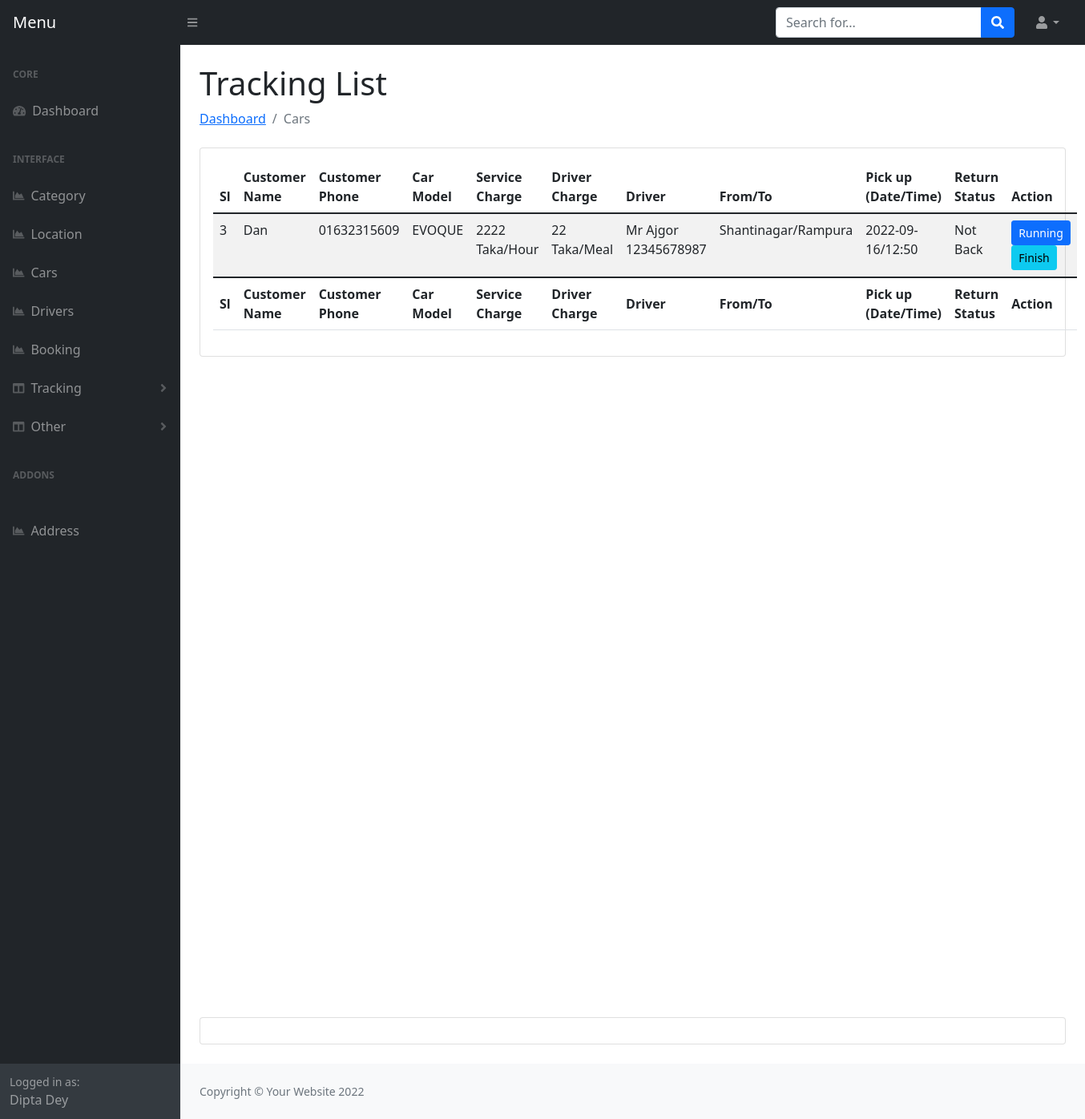
Screenshot of /admin/car-tracking.php (signed in) with the database file from the repository.
### tables this page shows
CREATE TABLE `orders` (
  `Oid` int(11) NOT NULL,
  `car_id` int(11) NOT NULL,
  `user_id` int(11) NOT NULL,
  `driver_id` int(11) DEFAULT NULL,
  `pickup_location` text NOT NULL,
  `dropup_location` text NOT NULL,
  `date` varchar(191) NOT NULL,
  `time` varchar(191) NOT NULL,
  `trip_loop` tinyint(4) NOT NULL,
  `payment_status` tinyint(4) NOT NULL DEFAULT 0,
  `status` tinyint(4) NOT NULL,
  `created_at` timestamp NOT NULL DEFAULT current_timestamp()
);

CREATE TABLE `users` (
  `id` int(11) NOT NULL,
  `name` varchar(155) NOT NULL,
  `email` varchar(155) NOT NULL,
  `phone` varchar(100) NOT NULL,
  `address` text NOT NULL,
  `password` varchar(150) NOT NULL,
  `national_id` int(11) NOT NULL,
  `image` varchar(155) NOT NULL,
  `otp` int(11) DEFAULT NULL,
  `auth_check` int(11) NOT NULL DEFAULT 0,
  `flag` tinyint(4) NOT NULL,
  `created_at` timestamp NOT NULL DEFAULT current_timestamp()
);

CREATE TABLE `cars` (
  `id` int(11) NOT NULL,
  `cat_id` int(11) NOT NULL,
  `name` varchar(200) NOT NULL,
  `model` varchar(200) NOT NULL,
  `mileage` varchar(200) NOT NULL,
  `seats` int(11) NOT NULL,
  `fuel` varchar(200) NOT NULL,
  `service_charge` varchar(200) NOT NULL,
  `driver_food_charge` varchar(200) NOT NULL,
  `description` text NOT NULL,
  `image` varchar(155) NOT NULL,
  `transmission` varchar(155) NOT NULL DEFAULT 'Manual',
  `airconditions` tinytext NOT NULL,
  `child_seat` tinytext NOT NULL,
  `gps` tinyint(4) NOT NULL,
  `luggage` tinytext NOT NULL,
  `music` tinytext NOT NULL,
  `seat_belt` tinyint(4) NOT NULL,
  `sleeping_bed` tinyint(4) NOT NULL,
  `water` tinyint(4) NOT NULL,
  `bluetooth` tinyint(4) NOT NULL,
  `onboard_computer` tinyint(4) NOT NULL,
  `audio_input` tinyint(4) NOT NULL,
  `long_term_trips` tinyint(4) NOT NULL,
  `car_kit` tinyint(4) NOT NULL,
  `remote_central_locking` tinyint(4) NOT NULL,
  `climate_control` tinyint(4) NOT NULL,
  `flag` tinyint(4) NOT NULL,
  `created_at` timestamp NOT NULL DEFAULT current_timestamp()
);

CREATE TABLE `drivers` (
  `driver_id` int(11) NOT NULL,
  `driver_name` varchar(191) NOT NULL,
  `driver_phone` varchar(191) NOT NULL,
  `driver_license` varchar(255) NOT NULL,
  `driver_address` text NOT NULL,
  `is_active` tinyint(4) NOT NULL DEFAULT 0,
  `join_at` timestamp NOT NULL DEFAULT current_timestamp(),
  `flag` tinyint(4) NOT NULL DEFAULT 0
);

### admin/car-tracking.php (the view, shortened to what this page needs)
<?php include 'header.php'; ?>
<main>
    <div class="container-fluid px-4">
        <h1 class="mt-4">Tracking List</h1>
        <ol class="breadcrumb mb-4">
            <li class="breadcrumb-item"><a href="index.php">Dashboard</a></li>
            <li class="breadcrumb-item active">Cars</li>
        </ol>
        <div class="card mb-4">
            <div class="card-body">
                <table class="table table-striped" id="datatablesSimple">
                    <thead>
                        <tr>
                            <th>Sl</th>
                            <th>Customer Name</th>
                            <th>Customer Phone</th>
                            <th>Car Model</th>
                            <th>Service Charge</th>
                            <th>Driver Charge</th>
                            <th>Driver</th>
                            <th>From/To</th>
                            <th>Pick up (Date/Time)</th>
                            <th>Return Status</th>
                            <th>Action</th>
                        </tr>
                    </thead>
                    <tfoot>
                        <tr>
                            <th>Sl</th>
                            <th>Customer Name</th>
                            <th>Customer Phone</th>
                            <th>Car Model</th>
                            <th>Service Charge</th>
                            <th>Driver Charge</th>
                            <th>Driver</th>
                            <th>From/To</th>
                            <th>Pick up (Date/Time)</th>
                            <th>Return Status</th>
                            <th>Action</th>
                        </tr>
                    </tfoot>
                    <tbody>
                        <?php
                        $query = "SELECT * FROM orders LEFT JOIN cars ON cars.id = orders.car_id LEFT JOIN drivers ON orders.driver_id = drivers.driver_id LEFT JOIN users ON users.id = orders.user_id where orders.status=1 Order By orders.Oid asc";
                        $result = $con->query($query);
                        if ($result->num_rows > 0) {
                            foreach ($result as $key => $value) {
                        ?>
                                <tr>
                                    <td><?php echo $value['id']; ?></td>
                                    <td><?php echo $value['name']; ?></td>
                                    <td><?php echo $value['phone']; ?></td>
                                    <td><?php echo $value['model']; ?></td>
                                    <td><?php echo $value['service_charge']; ?> Taka/Hour</td>
                                    <td><?php echo $value['driver_food_charge']; ?> Taka/Meal</td>
                                    <td><?php echo $value['driver_name'] . "<br>" . $value['driver_phone']; ?></td>
                                    <td><?php echo $value['pickup_location']; ?>/<?php echo $value['dropup_location']; ?></td>
                                    <td><?php echo $value['date']; ?>/<?php echo $value['time']; ?></td>
                                    <td>
                                        <?php
                                        if ($value['trip_loop'] == 0) {
                                            echo "Not Back";
                                        } elseif ($value['trip_loop'] == 1) {
                                            echo "Return Home";
                                        } else {
                                            echo "Something went wrong";
                                        }
                                        ?>
                                    </td>
                                    <td>
                                        <?php
                                        if ($value['status'] == 0) {
                                            echo "<button class='btn btn-primary btn-sm'>Pending</button>";
                                        } elseif ($value['status'] == 1) {
                                            echo "<button class='btn btn-primary btn-sm'>Running</button>";
                                        } else {
                                            echo "<button class='btn btn-primary btn-sm'>Nice Trip</button>";
                                        }
                                        ?>
                                        <a href="?confirmid=<?php echo $value['Oid']; ?>" class="btn btn-info btn-sm">Finish</a>
                                    </td>
                                </tr>
                        <?php }
                        } ?>
                    </tbody>
                </table>
            </div>
        </div>
        <div style="height: 100vh"></div>
        <div class="card mb-4">
            <div class="card-body"></div>
        </div>
    </div>
</main>
<?php include 'footer.php'; ?>

### rows the page displays
orders: user "3", user.name "Dan", user.phone "01632315609", car.model "EVOQUE", car.service_charge "2222", car.driver_food_charge "22", driver.driver_name "Mr Ajgor", driver.driver_phone "12345678987", pickup_location "Shantinagar", dropup_location "Rampura", date "2022-09-16", time "12:50", trip_loop "Not Back", status "Running"

### other values shown
$_SESSION['name'] "Dipta Dey"
